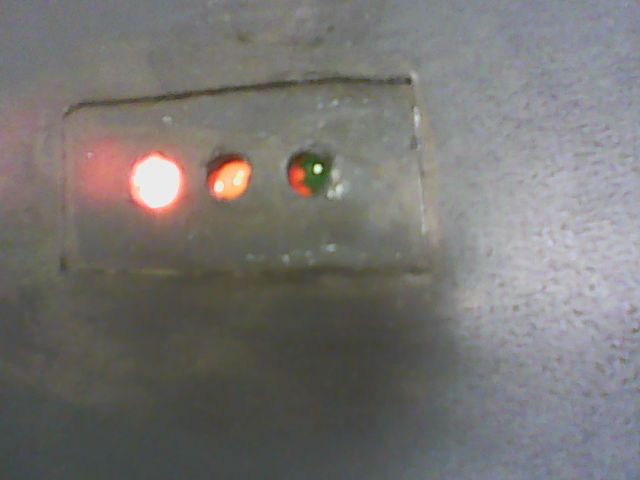
#> input picture scripts/jongmin/figs/RGB_RED.png, 640 x 480 px
$ python cv_test02_traffic_light_filter.py
#> lines starting #> are read from the running program, lines starting #| are printed output that depends on the picture; after the words box and inside, x2 and y2 are one past the last pixel; in counts of white or black regions, pixels touching at a corner belong together
#-*- coding: utf-8 -*-
import cv2
import numpy as np
import logging
import os

__author__ = 'Prof.Jong Min Lee'

logger = logging.getLogger(os.path.basename(__file__))
logging.basicConfig(level=logging.INFO)

want_max_size = False
rgb_filtering = False
isFirst = True

rgb_fig_choice = 0      # 0 for R, 1 for Y,  2 for G
rgb_filter_choice = 0   # 0 for R, 1 for Y,  2 for G
light_on = True
colors = {0:'빨간색', 1:'노란색', 2:'녹색'}


if rgb_fig_choice == 0:
    img = cv2.imread('figs/RGB_RED.png')
#> img is the input picture: shape (480, 640, 3); mean B, G, R 114.3, 116.7, 118.6
    logger.warn('빨간색 신호등이 켜져 있는지 찾습니다.')
elif rgb_fig_choice == 1:
    img = cv2.imread('figs/RGB_YELLOW.png')
    logger.info('노란색 신호등이 켜져 있는지 찾습니다.')
elif rgb_fig_choice == 2:
    img = cv2.imread('figs/RGB_GREEN.png')
    logger.info('녹색 신호등이 켜져 있는지 찾습니다.')

if not light_on:
    img = cv2.imread('figs/RGB_all_off.png', 1)

# blurring: (15,15) --> 홀수로 해야 함
# 이미지를 흐리게 하면 노이즈가 감소되는 효과 있음
img = cv2.GaussianBlur(img, (15,15), 0)

gray = cv2.cvtColor(img, cv2.COLOR_BGR2GRAY)
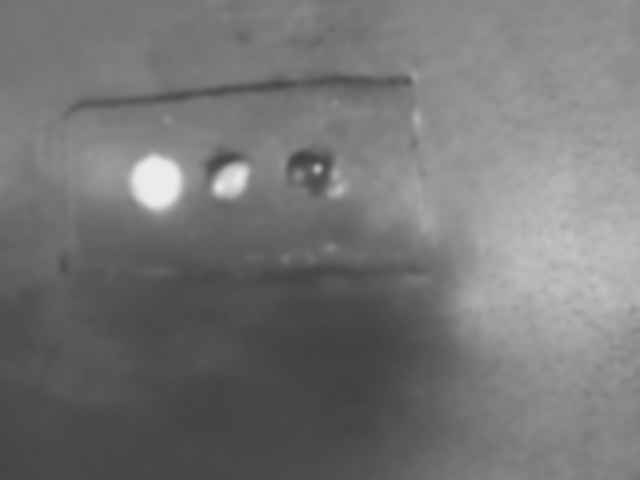
#> gray: shape (480, 640); min 64, max 235, mean 117
hsv = cv2.cvtColor(img, cv2.COLOR_BGR2HSV)
#> hsv: shape (480, 640, 3); mean H, S, V 62.5, 25, 122.8

# bilateral filtering
# frame = cv2.bilateralFilter(frame, 9, 75, 75)s

if isFirst:
    logger.info('shape = %s' % (img.shape, ))
    logger.debug('size = %d' % (img.size, ))
    isFirst = False

# [9 lines of commented-out code are left out]
red_lower = np.array([0, 0, 237])
red_upper = np.array([10, 100, 255])
yellow_lower = np.array([24, 0, 220])
yellow_upper = np.array([38, 150, 255])
green_lower = np.array([38, 0, 200])
green_upper = np.array([71, 176, 255])

if rgb_filter_choice == 0:
    filter_lower = red_lower
    filter_upper = red_upper
elif rgb_filter_choice == 1:
    filter_lower = yellow_lower
    filter_upper = yellow_upper
else:
    filter_lower = green_lower
    filter_upper = green_upper


mask = cv2.inRange(hsv, filter_lower, filter_upper)
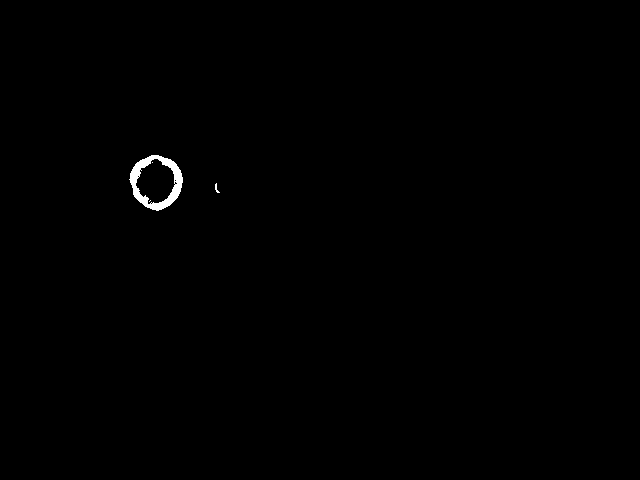
#> mask: shape (480, 640); 0.35% white; 4 white regions (2 under 20 px), largest, box (x1, y1, x2, y2) and area: (129, 155, 183, 211) 1045, (215, 183, 220, 193) 21
res = cv2.bitwise_and(img, img, mask=mask)

cv2.imshow('img', img)
# cv2.imshow('gray', gray)
cv2.imshow('hsv', hsv)
cv2.imshow('res', res)

# 필터링된 비트 수 찾기
indices = np.where(mask > 0)
#> indices = 1069 positions, rows 155 to 210, columns 129 to 219
indices_len = len(indices[0])
#> indices_len = 1069
logger.info('탐지된 픽셀 수 = %d' % (indices_len,))
logger.debug('인덱스 수는 탐지된 신호등의 픽셀 수를 의미함.')

if indices_len > 300 and 0 <= rgb_fig_choice <=2:
    logger.info('%s 신호들이 탐지되었습니다!!!' % (colors[rgb_fig_choice],))

cv2.waitKey(-1)

cv2.destroyAllWindows()
